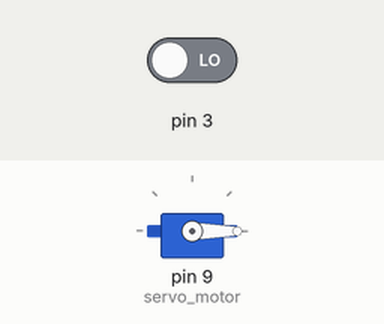
This sketch was run on a simulated Arduino Uno, built with avr-gcc and run on an emulated ATmega328P. Shown: servo. The test bench sets the inputs (shaded band); at power-on: pin 3 LOW.

Above: at 1.2 s.
1.3 s: pin 3 driven HIGH
At 2.5 s:
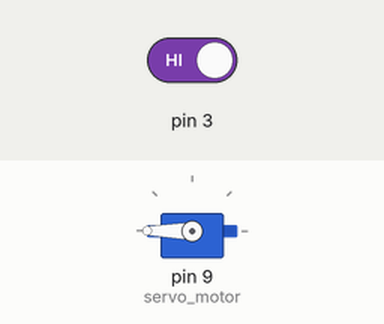
2.8 s: pin 3 driven LOW
At 3.6 s:
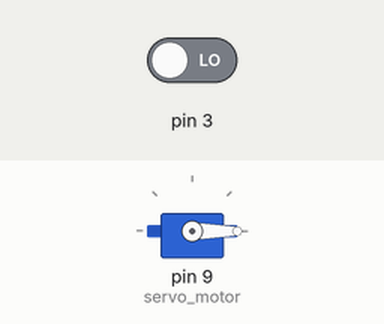
Timing chart, 0 to 5.8 s (numbered marks = the images above; inputs shaded):
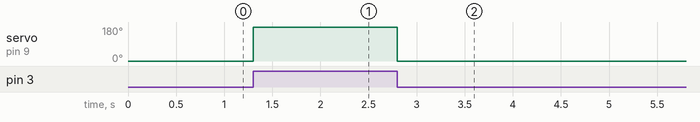

Measured:
- after the input at 1.3 s, servo on pin 9 (servo_motor): 0° → 180° at once
- after the input at 2.8 s, servo on pin 9 (servo_motor): 180° → 0° at once

The sketch:

Assignment_2_iot_workshop_servo_motor_with_IR_sensor.ino
```cpp
#include <Servo.h>
Servo servo_motor;

void setup() {
  // put your setup code here, to run once:
  pinMode(3,INPUT);
  servo_motor.attach(9);

}

void loop() {
  // put your main code here, to run repeatedly:
int x=digitalRead(3);
if(x==HIGH)
{
servo_motor.write(360);
delay(100);
}
else
{
  servo_motor.write(0);
  delay(100);
}
}
```
